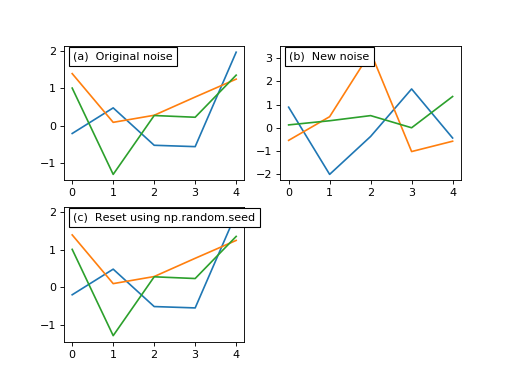

Python code for this plot:
from matplotlib import pyplot
import power1d

J = 3
Q = 5

ax0      = pyplot.subplot(221)
ax1      = pyplot.subplot(222)
ax2      = pyplot.subplot(223)
AX       = [ax0, ax1, ax2]

# (a) generate noise object:
np.random.seed(12345)
noise    = power1d.noise.Gaussian(J, Q, mu=0, sigma=1)
noise.plot( ax=ax0 )

# (b) create new random data:
noise.random()
noise.plot( ax=ax1 )

# (c) reset noise to its original state:
np.random.seed(12345)
noise.random()
noise.plot( ax=ax2 )

# add panel labels:
labels   = '(a)  Original noise', '(b)  New noise', '(c)  Reset using np.random.seed'
for ax,s in zip( AX , labels ):
        ax.text(0.05, 0.9, s, transform=ax.transAxes, bbox=dict(facecolor='w'))
